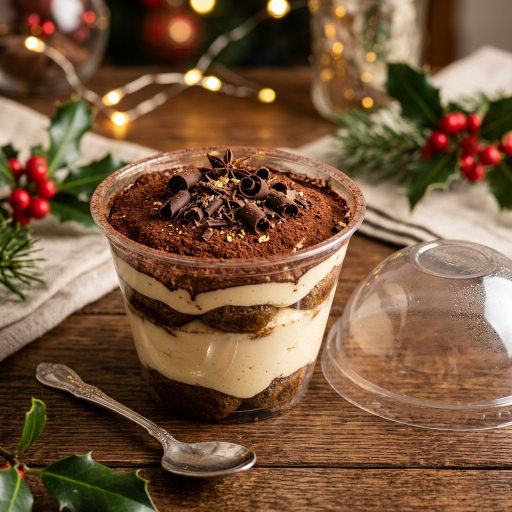
#> input picture tiramisu_navideno.jpg, 1024 x 1024 px, found by its file name (shown at 1/2 size)
$ python generate_variantes_2_3.py
#> lines starting #> are read from the running program, lines starting #| are printed output that depends on the picture
import os
from PIL import Image, ImageDraw, ImageFont, ImageFilter, ImageEnhance

BASE_DIR = r"C:\Users\bruno\.gemini\antigravity\scratch\postres-navidenos"
BRAIN_DIR = r"C:\Users\bruno\.gemini\antigravity\brain\4625a942-b87a-400c-9c2c-b7f293274965"

FONT_BOLD = "C:\\Windows\\Fonts\\segoeuib.ttf"
FONT_REGULAR = "C:\\Windows\\Fonts\\segoeui.ttf"
FONT_IMPACT = "C:\\Windows\\Fonts\\impact.ttf"
FONT_SERIF = "C:\\Windows\\Fonts\\georgiab.ttf"

def get_font(path, size):
    try:
        return ImageFont.truetype(path, size)
    except:
        return ImageFont.truetype("C:\\Windows\\Fonts\\arialbd.ttf", size)

def add_drop_shadow(canvas, box, radius=14, offset=(0, 6), shadow_color=(0, 0, 0, 160)):
    x1, y1, x2, y2 = box
    w = x2 - x1 + radius * 4
    h = y2 - y1 + radius * 4

    shadow_img = Image.new("RGBA", (w, h), (0, 0, 0, 0))
    s_draw = ImageDraw.Draw(shadow_img)

    sx1 = radius * 2
    sy1 = radius * 2
    sx2 = sx1 + (x2 - x1)
    sy2 = sy1 + (y2 - y1)

    s_draw.rounded_rectangle([sx1, sy1, sx2, sy2], radius=radius, fill=shadow_color)
    shadow_img = shadow_img.filter(ImageFilter.GaussianBlur(radius))

    paste_x = x1 - radius * 2 + offset[0]
    paste_y = y1 - radius * 2 + offset[1]
    canvas.paste(shadow_img, (paste_x, paste_y), shadow_img)

def draw_vector_check(draw, cx, cy, r=12, bg_color=(0, 180, 80, 255), fg_color=(255, 255, 255, 255)):
    draw.ellipse([cx - r, cy - r, cx + r, cy + r], fill=bg_color)
    p1 = (cx - r * 0.45, cy)
    p2 = (cx - r * 0.1, cy + r * 0.35)
    p3 = (cx + r * 0.5, cy - r * 0.35)
    draw.line([p1, p2, p3], fill=fg_color, width=max(2, int(r * 0.22)), joint="curve")

def draw_vector_cross(draw, cx, cy, r=12, bg_color=(220, 50, 50, 255), fg_color=(255, 255, 255, 255)):
    draw.ellipse([cx - r, cy - r, cx + r, cy + r], fill=bg_color)
    d = r * 0.35
    draw.line([(cx - d, cy - d), (cx + d, cy + d)], fill=fg_color, width=max(2, int(r * 0.22)))
    draw.line([(cx + d, cy - d), (cx - d, cy + d)], fill=fg_color, width=max(2, int(r * 0.22)))

def draw_clock_badge(draw, cx, cy, r=14, bg_color=(255, 190, 0, 255), fg_color=(20, 20, 20, 255)):
    draw.ellipse([cx - r, cy - r, cx + r, cy + r], fill=bg_color)
    draw.line([(cx, cy), (cx, cy - r * 0.55)], fill=fg_color, width=3)
    draw.line([(cx, cy), (cx + r * 0.45, cy)], fill=fg_color, width=3)

# ══════════════════════════════════════════════════════════════════
# VARIANTE 2: O DESAFIO DOS 15 MINUTOS (FEED 1:1)
# ══════════════════════════════════════════════════════════════════

def create_var2_15min_feed():
    w, h = 1080, 1080
    canvas = Image.new("RGBA", (w, h), (10, 14, 22, 255))

    # Hero: Tiramisu Navideno (rich cocoa & cream layers)
    bg_path = os.path.join(BASE_DIR, "tiramisu_navideno.jpg")
    bg = Image.open(bg_path).convert("RGBA").resize((w, h), Image.Resampling.LANCZOS)
    canvas.paste(ImageEnhance.Color(bg).enhance(1.12), (0, 0))

    top_grad = Image.new("RGBA", (w, 310), (6, 10, 16, 235))
    bot_grad = Image.new("RGBA", (w, 390), (6, 10, 16, 245))
    canvas.paste(top_grad, (0, 0), top_grad)
    canvas.paste(bot_grad, (0, h - 390), bot_grad)

    draw = ImageDraw.Draw(canvas)

    # 1. Top Kicker
    draw.rounded_rectangle([100, 20, w - 100, 65], radius=20, fill=(0, 168, 77, 255), outline=(255, 255, 255, 220), width=2)
    f_kicker = get_font(FONT_BOLD, 21)
    k_txt = "METODO ULTRA RAPIDO · 100% SIN HORNO"
    bbox_k = f_kicker.getbbox(k_txt)
    draw.text(((w - (bbox_k[2] - bbox_k[0])) // 2, 30), k_txt, fill=(255, 255, 255, 255), font=f_kicker)

    # 2. Big Stopwatch Hook
    f_title = get_font(FONT_IMPACT, 52)
    t_txt = "¿TIENES 15 MINUTOS LIBRES HOY?"
    bbox_t = f_title.getbbox(t_txt)
    draw.text(((w - (bbox_t[2] - bbox_t[0])) // 2, 78), t_txt, fill=(255, 223, 94, 255), font=f_title)

    f_sub = get_font(FONT_REGULAR, 23)
    s_txt = "Es todo el tiempo que necesitas para preparar postres navideños"
    bbox_s = f_sub.getbbox(s_txt)
    draw.text(((w - (bbox_s[2] - bbox_s[0])) // 2, 140), s_txt, fill=(230, 240, 255, 255), font=f_sub)

    # 3. Two Floating Feature Chips on Top of the Image
    p1_box = (60, 195, 520, 265)
    p2_box = (560, 195, 1020, 265)

    add_drop_shadow(canvas, p1_box, radius=10, offset=(0, 4), shadow_color=(0, 0, 0, 160))
    add_drop_shadow(canvas, p2_box, radius=10, offset=(0, 4), shadow_color=(0, 0, 0, 160))

    draw.rounded_rectangle(p1_box, radius=16, fill=(12, 18, 28, 245), outline=(255, 215, 0, 200), width=2)
    draw.rounded_rectangle(p2_box, radius=16, fill=(12, 18, 28, 245), outline=(100, 255, 150, 200), width=2)

    f_chip = get_font(FONT_BOLD, 22)
    draw_clock_badge(draw, 95, 230, r=14)
    draw.text((125, 217), "15 Minutos de Preparación", fill=(255, 215, 0, 255), font=f_chip)

    draw_vector_check(draw, 595, 230, r=14)
    draw.text((625, 217), "100% en Frío (Sin Horno)", fill=(100, 255, 150, 255), font=f_chip)

    # 4. Floating badge on the dessert (Timer badge)
    t_badge_box = (w - 300, 560, w - 50, 640)
    add_drop_shadow(canvas, t_badge_box, radius=12, offset=(0, 4), shadow_color=(0, 0, 0, 180))
    draw.rounded_rectangle(t_badge_box, radius=16, fill=(196, 30, 58, 240), outline=(255, 215, 0, 220), width=2)
    draw_clock_badge(draw, w - 265, 600, r=15)
    f_tb = get_font(FONT_BOLD, 22)
    draw.text((w - 235, 588), "Listos en 15 min", fill=(255, 255, 255, 255), font=f_tb)

    # 5. Bottom Offer Card
    bot_y1 = 705
    bot_y2 = 1045
    add_drop_shadow(canvas, (45, bot_y1, w - 45, bot_y2), radius=16, offset=(0, 8))
    draw.rounded_rectangle([45, bot_y1, w - 45, bot_y2], radius=20, fill=(12, 18, 28, 250), outline=(255, 215, 0, 220), width=3)

    draw.text((80, bot_y1 + 22), "Manual Digital: 30 Recetas en Vasito Paso a Paso", fill=(255, 255, 255, 255), font=get_font(FONT_BOLD, 28))

    f_b_item = get_font(FONT_REGULAR, 22)
    draw_vector_check(draw, 95, bot_y1 + 75, r=10)
    draw.text((120, bot_y1 + 63), "Ideal para personas ocupadas: recetas fáciles sin maquinaria", fill=(215, 230, 245, 255), font=f_b_item)

    draw_vector_check(draw, 95, bot_y1 + 112, r=10)
    draw.text((120, bot_y1 + 100), "+ 3 Bonos Gratis: Calculadora Excel + Empaques + WhatsApp", fill=(255, 223, 94, 255), font=f_b_item)

    draw_vector_check(draw, 95, bot_y1 + 149, r=10)
    draw.text((120, bot_y1 + 137), "Acceso Inmediato de por Vida · Garantía de 7 Días", fill=(100, 255, 150, 255), font=f_b_item)

    btn_y = bot_y1 + 195
    draw.rounded_rectangle([70, btn_y, w - 70, btn_y + 85], radius=16, fill=(196, 30, 58, 255), outline=(255, 215, 0, 220), width=2)
    btn_txt = "QUIERO EL MANUAL COMPLETO · SOLO $9.90 USD"
    f_btn = get_font(FONT_BOLD, 26)
    bbox_btn = f_btn.getbbox(btn_txt)
    draw.text(((w - (bbox_btn[2] - bbox_btn[0])) // 2, btn_y + 24), btn_txt, fill=(255, 255, 255, 255), font=f_btn)

    canvas.convert("RGB").save(os.path.join(BASE_DIR, "v3_criativo_var2_15min_feed.jpg"), quality=95)
    canvas.convert("RGB").save(os.path.join(BRAIN_DIR, "v3_criativo_var2_15min_feed.jpg"), quality=95)
    print("V3 Criativo Var 2 (15 Min) Feed created!")

# ══════════════════════════════════════════════════════════════════
# VARIANTE 2: O DESAFIO DOS 15 MINUTOS (STORY 9:16)
# ══════════════════════════════════════════════════════════════════

def create_var2_15min_story():
    w, h = 1080, 1920
    canvas = Image.new("RGBA", (w, h), (10, 14, 22, 255))
#> canvas: PIL image 1080x1920 RGBA

    bg_path = os.path.join(BASE_DIR, "tiramisu_navideno.jpg")
    bg = Image.open(bg_path).convert("RGBA")
#> bg: PIL image 1024x1024 RGBA
    bg_w, bg_h = bg.size
    scale = max(w / bg_w, h / bg_h)
    new_w, new_h = int(bg_w * scale), int(bg_h * scale)
    bg = bg.resize((new_w, new_h), Image.Resampling.LANCZOS)
#> bg: PIL image 1920x1920 RGBA
    left = (new_w - w) // 2
    top = (new_h - h) // 2
    bg_cropped = bg.crop((left, top, left + w, top + h))
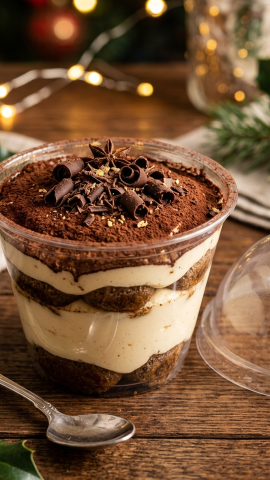
#> bg_cropped: PIL image 1080x1920 RGBA (shown at 1/4 size); mean R, G, B, A 119.5, 84.2, 55.9, 255
    canvas.paste(ImageEnhance.Color(bg_cropped).enhance(1.12), (0, 0))

    top_over = Image.new("RGBA", (w, 560), (8, 12, 18, 235))
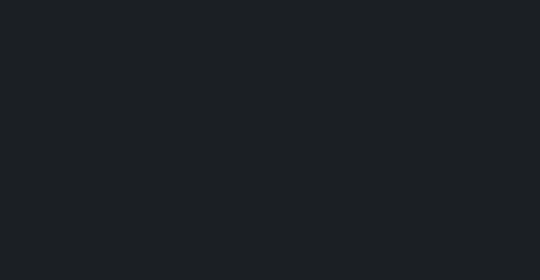
#> top_over: PIL image 1080x560 RGBA (shown at 1/2 size); mean R, G, B, A 8, 12, 18, 235; transparent parts drawn white
    bot_over = Image.new("RGBA", (w, 660), (8, 12, 18, 245))
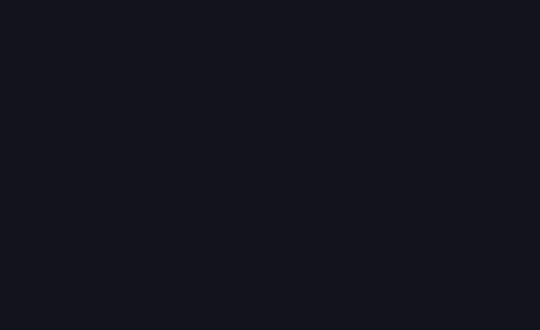
#> bot_over: PIL image 1080x660 RGBA (shown at 1/2 size); mean R, G, B, A 8, 12, 18, 245; transparent parts drawn white
    canvas.paste(top_over, (0, 0), top_over)
    canvas.paste(bot_over, (0, h - 660), bot_over)

    draw = ImageDraw.Draw(canvas)

    # 1. Top Kicker
    draw.rounded_rectangle([70, 70, w - 70, 135], radius=24, fill=(0, 168, 77, 255), outline=(255, 255, 255, 220), width=2)
    f_kicker = get_font(FONT_BOLD, 24)
    k_txt = "METODO ULTRA RAPIDO · 100% SIN HORNO"
    bbox_k = f_kicker.getbbox(k_txt)
    draw.text(((w - (bbox_k[2] - bbox_k[0])) // 2, 85), k_txt, fill=(255, 255, 255, 255), font=f_kicker)

    # 2. Story Title Hook
    f_title = get_font(FONT_IMPACT, 60)
    t_txt = "¿TIENES 15 MINUTOS LIBRES?"
    t_txt2 = "PREPARA POSTRES NAVIDEÑOS"
    bbox_t = f_title.getbbox(t_txt)
    bbox_t2 = f_title.getbbox(t_txt2)
    draw.text(((w - (bbox_t[2] - bbox_t[0])) // 2, 160), t_txt, fill=(255, 255, 255, 255), font=f_title)
    draw.text(((w - (bbox_t2[2] - bbox_t2[0])) // 2, 230), t_txt2, fill=(255, 223, 94, 255), font=f_title)

    f_sub = get_font(FONT_REGULAR, 26)
    s_txt = "Sin horno, sin batidoras caras y listos para vender"
    bbox_s = f_sub.getbbox(s_txt)
    draw.text(((w - (bbox_s[2] - bbox_s[0])) // 2, 310), s_txt, fill=(210, 225, 240, 255), font=f_sub)

    # 3. Middle Feature Card
    f_box = (60, 370, w - 60, 500)
    add_drop_shadow(canvas, f_box, radius=12, offset=(0, 6), shadow_color=(0, 0, 0, 160))
    draw.rounded_rectangle(f_box, radius=20, fill=(15, 22, 34, 240), outline=(255, 215, 0, 200), width=2)

    f_feat = get_font(FONT_BOLD, 25)
    draw_clock_badge(draw, 105, 435, r=16)
    draw.text((140, 420), "15 Minutos", fill=(255, 215, 0, 255), font=f_feat)

    draw_vector_check(draw, 380, 435, r=16)
    draw.text((415, 420), "Cero Horno", fill=(100, 255, 150, 255), font=f_feat)

    draw_vector_check(draw, 680, 435, r=16)
    draw.text((715, 420), "300% Ganancia", fill=(100, 255, 150, 255), font=f_feat)

    # 4. Bottom Offer Card
    card_bot_y1 = 1290
    card_bot_y2 = 1680
    add_drop_shadow(canvas, (50, card_bot_y1, w - 50, card_bot_y2), radius=16, offset=(0, 8))
    draw.rounded_rectangle([50, card_bot_y1, w - 50, card_bot_y2], radius=22, fill=(15, 22, 34, 250), outline=(255, 215, 0, 220), width=3)

    draw.text((85, card_bot_y1 + 35), "Manual Digital: 30 Postres Navideños", fill=(255, 255, 255, 255), font=get_font(FONT_BOLD, 32))
    draw.text((85, card_bot_y1 + 85), "Recetas paso a paso con medidas exactas y fotos", fill=(210, 220, 235, 255), font=get_font(FONT_REGULAR, 26))
    draw.text((85, card_bot_y1 + 130), "+ 3 Bonos Gratis: Calculadora Excel + Empaques + WhatsApp", fill=(255, 223, 94, 255), font=get_font(FONT_REGULAR, 24))
    draw.text((85, card_bot_y1 + 175), "Acceso Inmediato de por Vida - Garantia de 7 Dias", fill=(100, 255, 150, 255), font=get_font(FONT_REGULAR, 24))

    btn_y = 1730
    draw.rounded_rectangle([60, btn_y, w - 60, btn_y + 95], radius=20, fill=(196, 30, 58, 255), outline=(255, 215, 0, 220), width=3)
    btn_txt = "TOCA AQUI PARA DESCARGAR ($9.90 USD)"
    f_btn = get_font(FONT_BOLD, 32)
    bbox_btn = f_btn.getbbox(btn_txt)
    draw.text(((w - (bbox_btn[2] - bbox_btn[0])) // 2, btn_y + 26), btn_txt, fill=(255, 255, 255, 255), font=f_btn)

    canvas.convert("RGB").save(os.path.join(BASE_DIR, "v3_criativo_var2_15min_story.jpg"), quality=95)
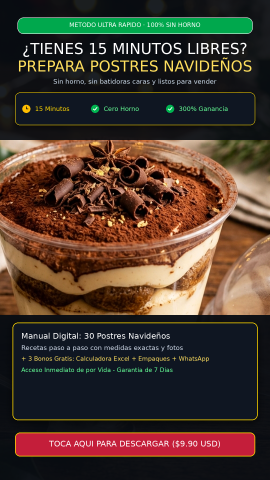
#> saved as v3_criativo_var2_15min_story.jpg: PIL image 1080x1920 RGB (shown at 1/4 size); mean R, G, B 73.5, 57.1, 45.7
    canvas.convert("RGB").save(os.path.join(BRAIN_DIR, "v3_criativo_var2_15min_story.jpg"), quality=95)
    print("V3 Criativo Var 2 (15 Min) Story created!")

# ══════════════════════════════════════════════════════════════════
# VARIANTE 3: O TESTE DO PRINCIPIANTE TOTAL (FEED 1:1)
# ══════════════════════════════════════════════════════════════════

def create_var3_principiante_feed():
    w, h = 1080, 1080
    canvas = Image.new("RGBA", (w, h), (10, 14, 22, 255))

    # Hero: Mousse de Maracuya (bright golden aesthetic)
    bg_path = os.path.join(BASE_DIR, "mousse_maracuya.jpg")
    bg = Image.open(bg_path).convert("RGBA").resize((w, h), Image.Resampling.LANCZOS)
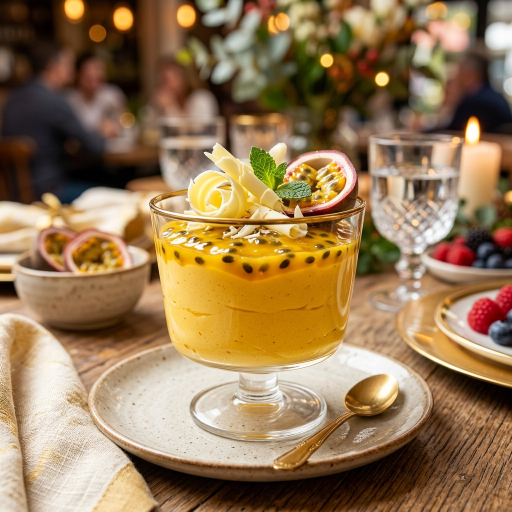
#> input picture mousse_maracuya.jpg, 1024 x 1024 px, found by its file name (shown at 1/2 size)
#> bg: PIL image 1080x1080 RGBA
    canvas.paste(ImageEnhance.Color(bg).enhance(1.12), (0, 0))
#> canvas: PIL image 1080x1080 RGBA

    top_grad = Image.new("RGBA", (w, 310), (6, 10, 16, 235))
    bot_grad = Image.new("RGBA", (w, 400), (6, 10, 16, 245))
#> bot_grad: PIL image 1080x400 RGBA
    canvas.paste(top_grad, (0, 0), top_grad)
    canvas.paste(bot_grad, (0, h - 400), bot_grad)

    draw = ImageDraw.Draw(canvas)

    # 1. Top Kicker
    draw.rounded_rectangle([100, 20, w - 100, 65], radius=20, fill=(196, 30, 58, 255), outline=(255, 215, 0, 220), width=2)
    f_kicker = get_font(FONT_BOLD, 21)
    k_txt = "METODO A PRUEBA DE ERRORES · PARA PRINCIPIANTES"
    bbox_k = f_kicker.getbbox(k_txt)
    draw.text(((w - (bbox_k[2] - bbox_k[0])) // 2, 30), k_txt, fill=(255, 255, 255, 255), font=f_kicker)

    # 2. Hook
    f_title = get_font(FONT_IMPACT, 52)
    t_txt = "¿CERO EXPERIENCIA EN REPOSTERIA?"
    bbox_t = f_title.getbbox(t_txt)
    draw.text(((w - (bbox_t[2] - bbox_t[0])) // 2, 78), t_txt, fill=(255, 223, 94, 255), font=f_title)

    f_sub = get_font(FONT_REGULAR, 23)
    s_txt = "Aprende a preparar postres que NUNCA se queman ni se bajan"
    bbox_s = f_sub.getbbox(s_txt)
    draw.text(((w - (bbox_s[2] - bbox_s[0])) // 2, 140), s_txt, fill=(230, 240, 255, 255), font=f_sub)

    # 3. 3 Objection-Busting Bullets in Header
    bx1, bx2 = 60, w - 60
    b_y = 185
    b_h = 95
    add_drop_shadow(canvas, (bx1, b_y, bx2, b_y + b_h), radius=10, offset=(0, 4), shadow_color=(0, 0, 0, 160))
#> in add_drop_shadow (call 7), `canvas.paste(shadow_img, (paste_x, paste_y), shadow_img)`:
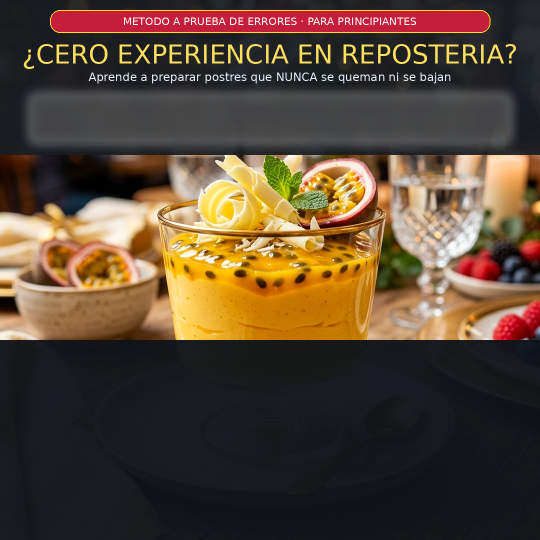
#> canvas: PIL image 1080x1080 RGBA (shown at 1/2 size); mean R, G, B, A 76, 58.1, 40.5, 242.1; transparent parts drawn white
    draw.rounded_rectangle([bx1, b_y, bx2, b_y + b_h], radius=16, fill=(12, 18, 28, 245), outline=(255, 215, 0, 190), width=2)

    f_mini = get_font(FONT_BOLD, 19)

    draw_vector_cross(draw, bx1 + 35, b_y + 30, r=10)
    draw.text((bx1 + 55, b_y + 18), "Sin batidoras industriales", fill=(255, 200, 200, 255), font=f_mini)

    draw_vector_cross(draw, bx1 + 35, b_y + 65, r=10)
    draw.text((bx1 + 55, b_y + 53), "Sin horas frente al horno", fill=(255, 200, 200, 255), font=f_mini)

    draw_vector_check(draw, bx1 + 500, b_y + 30, r=10)
    draw.text((bx1 + 520, b_y + 18), "100% en frío (solo refrigerador)", fill=(120, 255, 170, 255), font=f_mini)

    draw_vector_check(draw, bx1 + 500, b_y + 65, r=10)
    draw.text((bx1 + 520, b_y + 53), "Recetas exactas paso a paso", fill=(120, 255, 170, 255), font=f_mini)

    # 4. Stamp on Image
    stamp_box = (w - 330, 560, w - 50, 640)
    add_drop_shadow(canvas, stamp_box, radius=12, offset=(0, 4), shadow_color=(0, 0, 0, 180))
#> in add_drop_shadow (call 8), `shadow_img = shadow_img.filter(ImageFilter.GaussianBlur(radius))`:
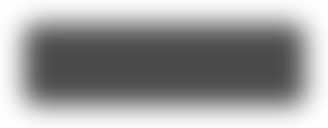
#> shadow_img: PIL image 328x128 RGBA; mean R, G, B, A 0, 0, 0, 96.8; transparent parts drawn white
    draw.rounded_rectangle(stamp_box, radius=16, fill=(0, 150, 70, 240), outline=(255, 255, 255, 220), width=2)
    draw_vector_check(draw, w - 295, 600, r=14)
    draw.text((w - 265, 588), "¡Imposible Fallar!", fill=(255, 255, 255, 255), font=get_font(FONT_BOLD, 22))

    # 5. Bottom Offer Card
    bot_y1 = 695
    bot_y2 = 1045
    add_drop_shadow(canvas, (45, bot_y1, w - 45, bot_y2), radius=16, offset=(0, 8))
    draw.rounded_rectangle([45, bot_y1, w - 45, bot_y2], radius=20, fill=(12, 18, 28, 250), outline=(255, 215, 0, 220), width=3)

    draw.text((80, bot_y1 + 22), "Manual Digital: 30 Recetas Navideñas Sin Horno", fill=(255, 255, 255, 255), font=get_font(FONT_BOLD, 28))

    f_b_item = get_font(FONT_REGULAR, 22)
    draw_vector_check(draw, 95, bot_y1 + 75, r=10)
    draw.text((120, bot_y1 + 63), "Aprende desde cero con fotos y medidas exactas por vasito", fill=(215, 230, 245, 255), font=f_b_item)

    draw_vector_check(draw, 95, bot_y1 + 112, r=10)
    draw.text((120, bot_y1 + 100), "+ 3 Bonos Gratis: Calculadora Excel + Empaques + WhatsApp", fill=(255, 223, 94, 255), font=f_b_item)

    draw_vector_check(draw, 95, bot_y1 + 149, r=10)
    draw.text((120, bot_y1 + 137), "Garantía de 7 Días · Acceso Inmediato de por Vida al PDF", fill=(100, 255, 150, 255), font=f_b_item)

    btn_y = bot_y1 + 195
    draw.rounded_rectangle([70, btn_y, w - 70, btn_y + 85], radius=16, fill=(196, 30, 58, 255), outline=(255, 215, 0, 220), width=2)
    btn_txt = "ACCEDE HOY CON 65% OFF · SOLO $9.90 USD"
    f_btn = get_font(FONT_BOLD, 26)
    bbox_btn = f_btn.getbbox(btn_txt)
    draw.text(((w - (bbox_btn[2] - bbox_btn[0])) // 2, btn_y + 24), btn_txt, fill=(255, 255, 255, 255), font=f_btn)

    canvas.convert("RGB").save(os.path.join(BASE_DIR, "v3_criativo_var3_principiante_feed.jpg"), quality=95)
    canvas.convert("RGB").save(os.path.join(BRAIN_DIR, "v3_criativo_var3_principiante_feed.jpg"), quality=95)
    print("V3 Criativo Var 3 (Principiante) Feed created!")

# ══════════════════════════════════════════════════════════════════
# VARIANTE 3: O TESTE DO PRINCIPIANTE TOTAL (STORY 9:16)
# ══════════════════════════════════════════════════════════════════

def create_var3_principiante_story():
    w, h = 1080, 1920
    canvas = Image.new("RGBA", (w, h), (10, 14, 22, 255))

    bg_path = os.path.join(BASE_DIR, "mousse_maracuya.jpg")
    bg = Image.open(bg_path).convert("RGBA")
    bg_w, bg_h = bg.size
    scale = max(w / bg_w, h / bg_h)
    new_w, new_h = int(bg_w * scale), int(bg_h * scale)
    bg = bg.resize((new_w, new_h), Image.Resampling.LANCZOS)
    left = (new_w - w) // 2
    top = (new_h - h) // 2
    bg_cropped = bg.crop((left, top, left + w, top + h))
    canvas.paste(ImageEnhance.Color(bg_cropped).enhance(1.12), (0, 0))

    top_over = Image.new("RGBA", (w, 580), (8, 12, 18, 235))
    bot_over = Image.new("RGBA", (w, 660), (8, 12, 18, 245))
    canvas.paste(top_over, (0, 0), top_over)
    canvas.paste(bot_over, (0, h - 660), bot_over)

    draw = ImageDraw.Draw(canvas)

    # 1. Top Kicker
    draw.rounded_rectangle([70, 70, w - 70, 135], radius=24, fill=(196, 30, 58, 255), outline=(255, 215, 0, 220), width=2)
    f_kicker = get_font(FONT_BOLD, 24)
    k_txt = "METODO A PRUEBA DE ERRORES · PARA PRINCIPIANTES"
    bbox_k = f_kicker.getbbox(k_txt)
    draw.text(((w - (bbox_k[2] - bbox_k[0])) // 2, 85), k_txt, fill=(255, 255, 255, 255), font=f_kicker)

    # 2. Big Story Hook
    f_title = get_font(FONT_IMPACT, 58)
    t_txt = "¿CERO EXPERIENCIA EN REPOSTERIA?"
    t_txt2 = "¡ESTE METODO ES IMPOSIBLE DE FALLAR!"
    bbox_t = f_title.getbbox(t_txt)
    bbox_t2 = f_title.getbbox(t_txt2)
    draw.text(((w - (bbox_t[2] - bbox_t[0])) // 2, 160), t_txt, fill=(255, 255, 255, 255), font=f_title)
    draw.text(((w - (bbox_t2[2] - bbox_t2[0])) // 2, 230), t_txt2, fill=(255, 223, 94, 255), font=f_title)

    f_sub = get_font(FONT_REGULAR, 26)
    s_txt = "Aprende 30 postres en vasito que nunca se queman"
    bbox_s = f_sub.getbbox(s_txt)
    draw.text(((w - (bbox_s[2] - bbox_s[0])) // 2, 310), s_txt, fill=(210, 225, 240, 255), font=f_sub)

    # 3. Middle Objection Card
    f_box = (60, 370, w - 60, 510)
    add_drop_shadow(canvas, f_box, radius=12, offset=(0, 6), shadow_color=(0, 0, 0, 160))
    draw.rounded_rectangle(f_box, radius=20, fill=(15, 22, 34, 240), outline=(255, 215, 0, 200), width=2)

    f_feat = get_font(FONT_BOLD, 24)
    draw_vector_cross(draw, 100, 440, r=16)
    draw.text((135, 425), "Cero Horno", fill=(255, 190, 190, 255), font=f_feat)

    draw_vector_check(draw, 380, 440, r=16)
    draw.text((415, 425), "100% en Frío", fill=(100, 255, 150, 255), font=f_feat)

    draw_vector_check(draw, 680, 440, r=16)
    draw.text((715, 425), "Paso a Paso", fill=(100, 255, 150, 255), font=f_feat)

    # 4. Bottom Offer Card
    card_bot_y1 = 1290
    card_bot_y2 = 1680
    add_drop_shadow(canvas, (50, card_bot_y1, w - 50, card_bot_y2), radius=16, offset=(0, 8))
    draw.rounded_rectangle([50, card_bot_y1, w - 50, card_bot_y2], radius=22, fill=(15, 22, 34, 250), outline=(255, 215, 0, 220), width=3)

    draw.text((85, card_bot_y1 + 35), "Manual Digital: 30 Postres Navideños", fill=(255, 255, 255, 255), font=get_font(FONT_BOLD, 32))
    draw.text((85, card_bot_y1 + 85), "Recetas paso a paso con medidas exactas y fotos", fill=(210, 220, 235, 255), font=get_font(FONT_REGULAR, 26))
    draw.text((85, card_bot_y1 + 130), "+ 3 Bonos Gratis: Calculadora Excel + Empaques + WhatsApp", fill=(255, 223, 94, 255), font=get_font(FONT_REGULAR, 24))
    draw.text((85, card_bot_y1 + 175), "Acceso Inmediato de por Vida - Garantia de 7 Dias", fill=(100, 255, 150, 255), font=get_font(FONT_REGULAR, 24))

    btn_y = 1730
    draw.rounded_rectangle([60, btn_y, w - 60, btn_y + 95], radius=20, fill=(196, 30, 58, 255), outline=(255, 215, 0, 220), width=3)
    btn_txt = "TOCA AQUI PARA DESCARGAR ($9.90 USD)"
    f_btn = get_font(FONT_BOLD, 32)
    bbox_btn = f_btn.getbbox(btn_txt)
    draw.text(((w - (bbox_btn[2] - bbox_btn[0])) // 2, btn_y + 26), btn_txt, fill=(255, 255, 255, 255), font=f_btn)

    canvas.convert("RGB").save(os.path.join(BASE_DIR, "v3_criativo_var3_principiante_story.jpg"), quality=95)
    canvas.convert("RGB").save(os.path.join(BRAIN_DIR, "v3_criativo_var3_principiante_story.jpg"), quality=95)
    print("V3 Criativo Var 3 (Principiante) Story created!")

if __name__ == "__main__":
    create_var2_15min_feed()
    create_var2_15min_story()
    create_var3_principiante_feed()
    create_var3_principiante_story()
